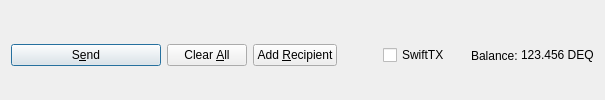
         <widget class="QFrame" name="frame_Send">
          <layout class="QHBoxLayout" name="horizontalLayout">
           <property name="bottomMargin">
            <number>0</number>
           </property>
           <item>
            <widget class="QPushButton" name="sendButton">
             <property name="minimumSize">
              <size>
               <width>150</width>
               <height>0</height>
              </size>
             </property>
             <property name="toolTip">
              <string>Confirm the send action</string>
             </property>
             <property name="text">
              <string>S&amp;end</string>
             </property>
             <property name="icon">
              <iconset resource="../dequant.qrc">
               <normaloff>:/icons/send</normaloff>:/icons/send</iconset>
             </property>
             <property name="autoDefault">
              <bool>false</bool>
             </property>
             <property name="default">
              <bool>true</bool>
             </property>
            </widget>
           </item>
           <item>
            <widget class="QPushButton" name="clearButton">
             <property name="sizePolicy">
              <sizepolicy hsizetype="Minimum" vsizetype="Fixed">
               <horstretch>0</horstretch>
               <verstretch>0</verstretch>
              </sizepolicy>
             </property>
             <property name="toolTip">
              <string>Clear all fields of the form.</string>
             </property>
             <property name="text">
              <string>Clear &amp;All</string>
             </property>
             <property name="icon">
              <iconset resource="../dequant.qrc">
               <normaloff>:/icons/remove</normaloff>:/icons/remove</iconset>
             </property>
             <property name="autoDefault">
              <bool>false</bool>
             </property>
            </widget>
           </item>
           <item>
            <widget class="QPushButton" name="addButton">
             <property name="toolTip">
              <string>Send to multiple recipients at once</string>
             </property>
             <property name="text">
              <string>Add &amp;Recipient</string>
             </property>
             <property name="icon">
              <iconset resource="../dequant.qrc">
               <normaloff>:/icons/add</normaloff>:/icons/add</iconset>
             </property>
             <property name="autoDefault">
              <bool>false</bool>
             </property>
            </widget>
           </item>
           <item>
            <spacer name="horizontalSpacer">
             <property name="orientation">
              <enum>Qt::Horizontal</enum>
             </property>
             <property name="sizeHint" stdset="0">
              <size>
               <width>40</width>
               <height>20</height>
              </size>
             </property>
            </spacer>
           </item>
           <item>
            <layout class="QHBoxLayout" name="horizontalLayout_2">
             <property name="spacing">
              <number>3</number>
             </property>
             <item>
              <widget class="QCheckBox" name="checkSwiftTX">
               <property name="enabled">
                <bool>true</bool>
               </property>
               <property name="minimumSize">
                <size>
                 <width>85</width>
                 <height>0</height>
                </size>
               </property>
               <property name="text">
                <string>SwiftTX</string>
               </property>
              </widget>
             </item>
             <item>
              <widget class="QLabel" name="label">
               <property name="text">
                <string>Balance:</string>
               </property>
              </widget>
             </item>
             <item>
              <widget class="QLabel" name="labelBalance">
               <property name="sizePolicy">
                <sizepolicy hsizetype="Preferred" vsizetype="Fixed">
                 <horstretch>0</horstretch>
                 <verstretch>0</verstretch>
                </sizepolicy>
               </property>
               <property name="cursor">
                <cursorShape>IBeamCursor</cursorShape>
               </property>
               <property name="text">
                <string notr="true">123.456 DEQ</string>
               </property>
               <property name="textInteractionFlags">
                <set>Qt::LinksAccessibleByMouse|Qt::TextSelectableByKeyboard|Qt::TextSelectableByMouse</set>
               </property>
              </widget>
             </item>
            </layout>
           </item>
          </layout>
         </widget>
